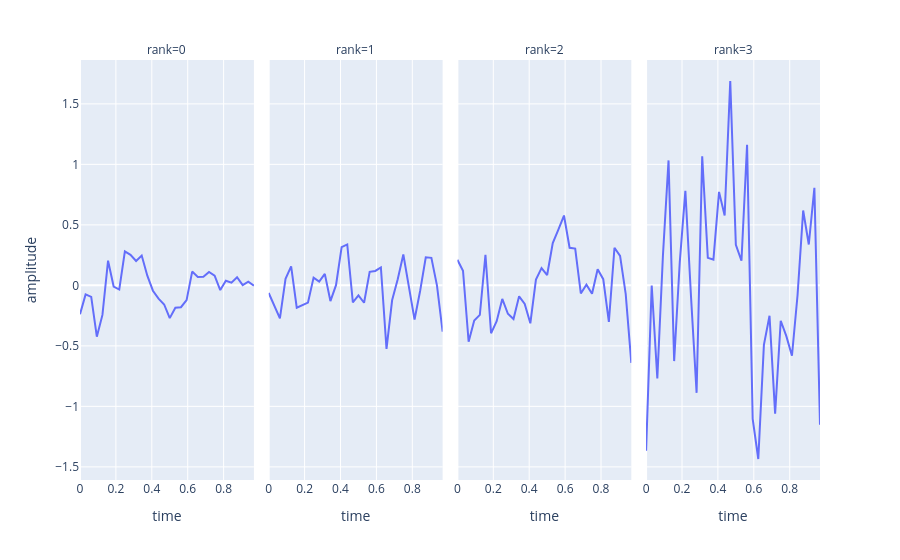

The notebook cell saved with this chart:
### Code cell
df = pd.DataFrame(tl.to_numpy(hoda.aps_[1]))
df['time'] = epochs.times
df = df.melt(id_vars=['time'], var_name='rank', value_name='amplitude')
px.line(df, x='time', y='amplitude', facet_col='rank', facet_col_wrap=4)

### Figure 1 — Plotly figure (JSON) as saved in the notebook; plotly's stock layout.template omitted (floating-point values rounded to 4 significant figures)
{"data": [{"hovertemplate": "rank=0<br>time=%{x}<br>amplitude=%{y}<extra></extra>", "legendgroup": "", "line": {"color": "#636efa", "dash": "solid"}, "marker": {"symbol": "circle"}, "mode": "lines", "name": "", "orientation": "v", "showlegend": false, "type": "scatter", "x": [0.0, 0.03125, 0.0625, 0.09375, 0.125, 0.1562, 0.1875, 0.2188, 0.25, 0.2812, 0.3125, 0.3438, 0.375, 0.4062, 0.4375, 0.4688, 0.5, 0.5312, 0.5625, 0.5938, 0.625, 0.6562, 0.6875, 0.7188, 0.75, 0.7812, 0.8125, 0.8438, 0.875, 0.9062, 0.9375, 0.9688], "xaxis": "x", "y": [-0.2392, -0.07445, -0.09574, -0.424, -0.244, 0.2041, -0.009439, -0.03427, 0.281, 0.2523, 0.2011, 0.2466, 0.07974, -0.04412, -0.11, -0.1577, -0.2709, -0.1855, -0.1805, -0.1221, 0.114, 0.06935, 0.07081, 0.1108, 0.08001, -0.03874, 0.03862, 0.02211, 0.06699, 0.001386, 0.03063, -0.00164], "yaxis": "y"}, {"hovertemplate": "rank=1<br>time=%{x}<br>amplitude=%{y}<extra></extra>", "legendgroup": "", "line": {"color": "#636efa", "dash": "solid"}, "marker": {"symbol": "circle"}, "mode": "lines", "name": "", "orientation": "v", "showlegend": false, "type": "scatter", "x": [0.0, 0.03125, 0.0625, 0.09375, 0.125, 0.1562, 0.1875, 0.2188, 0.25, 0.2812, 0.3125, 0.3438, 0.375, 0.4062, 0.4375, 0.4688, 0.5, 0.5312, 0.5625, 0.5938, 0.625, 0.6562, 0.6875, 0.7188, 0.75, 0.7812, 0.8125, 0.8438, 0.875, 0.9062, 0.9375, 0.9688], "xaxis": "x2", "y": [-0.06312, -0.1756, -0.2728, 0.05464, 0.1569, -0.1846, -0.1669, -0.1427, 0.0642, 0.03045, 0.09473, -0.1297, 0.001665, 0.316, 0.3379, -0.1406, -0.08239, -0.1439, 0.1121, 0.1191, 0.1479, -0.5246, -0.1235, 0.05058, 0.2549, 0.001211, -0.2825, -0.04458, 0.2326, 0.2279, -0.001464, -0.3829], "yaxis": "y2"}, {"hovertemplate": "rank=2<br>time=%{x}<br>amplitude=%{y}<extra></extra>", "legendgroup": "", "line": {"color": "#636efa", "dash": "solid"}, "marker": {"symbol": "circle"}, "mode": "lines", "name": "", "orientation": "v", "showlegend": false, "type": "scatter", "x": [0.0, 0.03125, 0.0625, 0.09375, 0.125, 0.1562, 0.1875, 0.2188, 0.25, 0.2812, 0.3125, 0.3438, 0.375, 0.4062, 0.4375, 0.4688, 0.5, 0.5312, 0.5625, 0.5938, 0.625, 0.6562, 0.6875, 0.7188, 0.75, 0.7812, 0.8125, 0.8438, 0.875, 0.9062, 0.9375, 0.9688], "xaxis": "x3", "y": [0.212, 0.1207, -0.4657, -0.2907, -0.2441, 0.2529, -0.3962, -0.2964, -0.1124, -0.2345, -0.2785, -0.09066, -0.1528, -0.3133, 0.04772, 0.1432, 0.08551, 0.3489, 0.461, 0.577, 0.3107, 0.3038, -0.06682, 0.006184, -0.06964, 0.1325, 0.05154, -0.3025, 0.3108, 0.2442, -0.07113, -0.6402], "yaxis": "y3"}, {"hovertemplate": "rank=3<br>time=%{x}<br>amplitude=%{y}<extra></extra>", "legendgroup": "", "line": {"color": "#636efa", "dash": "solid"}, "marker": {"symbol": "circle"}, "mode": "lines", "name": "", "orientation": "v", "showlegend": false, "type": "scatter", "x": [0.0, 0.03125, 0.0625, 0.09375, 0.125, 0.1562, 0.1875, 0.2188, 0.25, 0.2812, 0.3125, 0.3438, 0.375, 0.4062, 0.4375, 0.4688, 0.5, 0.5312, 0.5625, 0.5938, 0.625, 0.6562, 0.6875, 0.7188, 0.75, 0.7812, 0.8125, 0.8438, 0.875, 0.9062, 0.9375, 0.9688], "xaxis": "x4", "y": [-1.367, -0.000766, -0.7683, 0.2463, 1.033, -0.6258, 0.1915, 0.7816, -0.08735, -0.8882, 1.067, 0.2274, 0.2132, 0.7727, 0.577, 1.689, 0.3355, 0.2035, 1.162, -1.104, -1.435, -0.4916, -0.2515, -1.06, -0.2923, -0.4196, -0.5815, -0.07973, 0.6187, 0.3379, 0.8066, -1.152], "yaxis": "y4"}], "layout": {"annotations": [{"font": {}, "showarrow": false, "text": "rank=0", "x": 0.1175, "xanchor": "center", "xref": "paper", "y": 1, "yanchor": "bottom", "yref": "paper"}, {"font": {}, "showarrow": false, "text": "rank=1", "x": 0.3725, "xanchor": "center", "xref": "paper", "y": 1, "yanchor": "bottom", "yref": "paper"}, {"font": {}, "showarrow": false, "text": "rank=2", "x": 0.6275, "xanchor": "center", "xref": "paper", "y": 1, "yanchor": "bottom", "yref": "paper"}, {"font": {}, "showarrow": false, "text": "rank=3", "x": 0.8825, "xanchor": "center", "xref": "paper", "y": 1, "yanchor": "bottom", "yref": "paper"}], "legend": {"tracegroupgap": 0}, "margin": {"t": 60}, "xaxis": {"anchor": "y", "domain": [0, 0.235], "title": {"text": "time"}}, "xaxis2": {"anchor": "y2", "domain": [0.255, 0.49], "matches": "x", "title": {"text": "time"}}, "xaxis3": {"anchor": "y3", "domain": [0.51, 0.745], "matches": "x", "title": {"text": "time"}}, "xaxis4": {"anchor": "y4", "domain": [0.765, 1.0], "matches": "x", "title": {"text": "time"}}, "yaxis": {"anchor": "x", "domain": [0, 1], "title": {"text": "amplitude"}}, "yaxis2": {"anchor": "x2", "domain": [0, 1], "matches": "y", "showticklabels": false}, "yaxis3": {"anchor": "x3", "domain": [0, 1], "matches": "y", "showticklabels": false}, "yaxis4": {"anchor": "x4", "domain": [0, 1], "matches": "y", "showticklabels": false}}}
